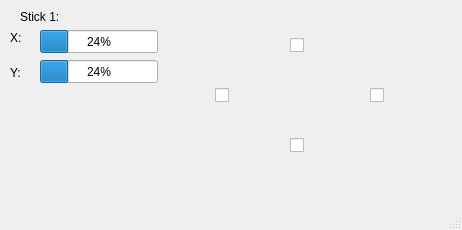
<?xml version="1.0" encoding="UTF-8"?>
<ui version="4.0">
 <class>GamepadDialog</class>
 <widget class="QMainWindow" name="GamepadDialog">
  <property name="geometry">
   <rect>
    <x>0</x>
    <y>0</y>
    <width>462</width>
    <height>230</height>
   </rect>
  </property>
  <property name="windowTitle">
   <string>MainWindow</string>
  </property>
  <widget class="QWidget" name="centralwidget">
   <widget class="QCheckBox" name="Button1">
    <property name="geometry">
     <rect>
      <x>290</x>
      <y>130</y>
      <width>75</width>
      <height>30</height>
     </rect>
    </property>
    <property name="text">
     <string/>
    </property>
   </widget>
   <widget class="QCheckBox" name="Button2">
    <property name="geometry">
     <rect>
      <x>370</x>
      <y>80</y>
      <width>70</width>
      <height>30</height>
     </rect>
    </property>
    <property name="layoutDirection">
     <enum>Qt::LeftToRight</enum>
    </property>
    <property name="text">
     <string/>
    </property>
   </widget>
   <widget class="QCheckBox" name="Button3">
    <property name="geometry">
     <rect>
      <x>215</x>
      <y>80</y>
      <width>91</width>
      <height>30</height>
     </rect>
    </property>
    <property name="text">
     <string/>
    </property>
   </widget>
   <widget class="QCheckBox" name="Button4">
    <property name="geometry">
     <rect>
      <x>290</x>
      <y>30</y>
      <width>70</width>
      <height>30</height>
     </rect>
    </property>
    <property name="layoutDirection">
     <enum>Qt::LeftToRight</enum>
    </property>
    <property name="text">
     <string/>
    </property>
   </widget>
   <widget class="QProgressBar" name="xAxis">
    <property name="geometry">
     <rect>
      <x>40</x>
      <y>30</y>
      <width>118</width>
      <height>23</height>
     </rect>
    </property>
    <property name="value">
     <number>24</number>
    </property>
   </widget>
   <widget class="QProgressBar" name="yAxis">
    <property name="geometry">
     <rect>
      <x>40</x>
      <y>60</y>
      <width>118</width>
      <height>23</height>
     </rect>
    </property>
    <property name="value">
     <number>24</number>
    </property>
   </widget>
   <widget class="QLabel" name="label">
    <property name="geometry">
     <rect>
      <x>20</x>
      <y>10</y>
      <width>47</width>
      <height>13</height>
     </rect>
    </property>
    <property name="text">
     <string>Stick 1:</string>
    </property>
   </widget>
   <widget class="QLabel" name="label_2">
    <property name="geometry">
     <rect>
      <x>10</x>
      <y>30</y>
      <width>21</width>
      <height>16</height>
     </rect>
    </property>
    <property name="text">
     <string>X:</string>
    </property>
   </widget>
   <widget class="QLabel" name="label_3">
    <property name="geometry">
     <rect>
      <x>10</x>
      <y>65</y>
      <width>21</width>
      <height>16</height>
     </rect>
    </property>
    <property name="text">
     <string>Y:</string>
    </property>
   </widget>
  </widget>
  <widget class="QMenuBar" name="menubar">
   <property name="geometry">
    <rect>
     <x>0</x>
     <y>0</y>
     <width>462</width>
     <height>21</height>
    </rect>
   </property>
  </widget>
  <widget class="QStatusBar" name="statusbar"/>
 </widget>
 <resources/>
 <connections/>
</ui>
